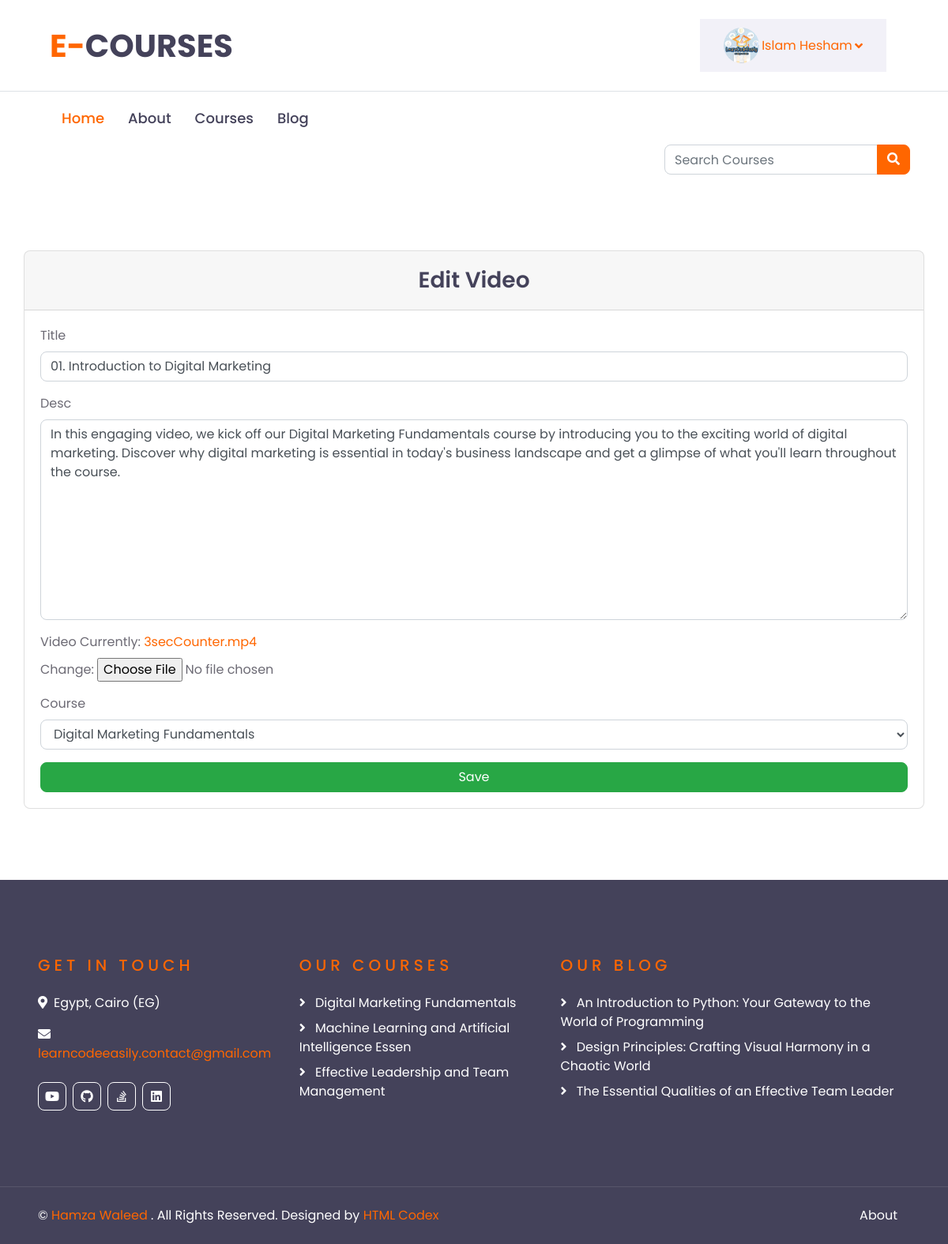
Page /course/video/update/1/ (signed in) on the committed database.
### academy_courses/models.py (models this page shows, shortened)
class Video(models.Model):
    title = models.CharField(max_length=100)
    desc = models.TextField(max_length=1000)
    video = models.FileField(validators=[FileExtensionValidator(allowed_extensions=['mov','avi','mp4','webm','mkv', 'wmv', 'ogg'])])
    created_at = models.DateTimeField(auto_now_add=True)
    course = models.ForeignKey(Course, on_delete=models.CASCADE)
    updated_at = models.DateTimeField(auto_now=True)

class Urls(models.Model):
    title = models.CharField(max_length=30, default="My Urls")
    icon = models.CharField(
        default='Select an icon',
        choices=SOCIAL_MEDIA_ICONS,
        max_length=100
    )
    url = models.URLField()

class Course(models.Model):
    name = models.CharField(max_length=50)
    description = models.TextField(max_length=5000)
    price = models.FloatField()
    hour = models.IntegerField()
    min = models.IntegerField()
    image = models.ImageField()
    created_at = models.DateTimeField(auto_now_add=True)
    updated_at = models.DateTimeField(auto_now=True)
    def __str__(self):
        return self.name

### academy_blog/models.py (models this page shows, shortened)
class Article(models.Model):
    cover_image = models.ImageField()
    category = models.ForeignKey(Category, on_delete=models.PROTECT)
    title = models.CharField(max_length=100)
    subject = HTMLField(max_length=10000)
    created_at = models.DateTimeField(auto_now_add=True)
    updated_at = models.DateTimeField(auto_now=True)

### academy_courses/views.py (the view, shortened to what this page needs)
# urls.py: path('course/video/update/<int:pk>/', views.VideoUpdateView.as_view(), name='video_update'),
class VideoUpdateView(LoginRequiredMixin, UpdateView):
    model = Video
    form_class = VideoForm
    template_name = 'video/update.html'

### academy_courses/forms.py
class VideoForm(forms.ModelForm):
    class Meta:
        model = Video
        fields = ['title', 'desc', 'video', 'course']
        widgets = {
            'title': forms.TextInput(attrs=field_attrs),
            'desc': forms.Textarea(attrs=field_attrs),
            'course': forms.Select(attrs=field_attrs),
        }

### academy_courses/custom_context_proccessor.py (called while the page is built)
def slider_footer(request):
    course = Course.objects.all()[:20]
    opinion = Opinion.objects.all()
    url = Urls.objects.all()
    article = Article.objects.all()[:20]
    return {
        'courses': course,
        'opinions': opinion,
        'urls': url,
        'arts': article
    }

def category(request):
    cat = Category.objects.all()
    latest_article = Article.objects.order_by('-created_at')[:10]
    return {
        'cats': cat,
        'la_ar': latest_article,
    }

def slider_image(request):
    image = Slider.objects.first()
    return {
        'slide': image,
    }

### academy_courses/templates/video/update.html (shortened to what this page needs)
{% extends 'base.html' %}
{% load i18n %}
{% block content %}
    <div class="container">
        <div class="row justify-content-md-center">
            <div class="card col-md-12 px-0">
                <div class="card-header text-center">
                    <h3 class="mb-0 py-2">{% trans 'Edit Video' %}</h3>
                </div>
                <div class="card-body">
                    <form method="post" enctype="multipart/form-data">
                        {% for field in form %}
                            <div class="mb-3">
                                <label class="form-label">{{ field.label }}</label>
                                {{ field }}
                            </div>
                        {% endfor %}
                        <div class="d-grid gap-2">
                            <button type="submit" class="btn btn-success btn-block">
                                {% translate 'Save' %}
                            </button>
                        </div>
                    </form>
                </div>
            </div>
        </div>
    </div>
{% endblock content %}

### academy_courses/templates/partials/header.html (shortened to what this page needs)
{% load i18n %}
{% load static %}
<div class="container-fluid d-none d-lg-block">
    <div class="row align-items-center py-4 px-xl-5">
        <div class="col-lg-3">
            <a href="/" class="text-decoration-none">
                <h1 class="m-0"><span class="text-primary">{% trans 'E-' %}</span>{% trans 'COURSES' %}</h1>
            </a>
        </div>
        {% if user.is_authenticated %}
            <div class="col-lg-9 d-flex align-items-center justify-content-end">
                <div class="col-lg-4 d-none d-lg-block">
                    <a class="d-flex align-items-center justify-content-between bg-secondary w-100 text-decoration-none" data-toggle="collapse" href="#navbar-vertical" style="height: 67px; padding: 0 30px;">
                        <input type="image" id="myimage"  style="height:45px;width:45px;border-radius: 50%;" src="{{ user.profile.profile_image.url }}" />
                        <p class="text-primary m-0">
                            {{ user.first_name }}  {{ user.last_name }}
                        </p>
                        <i class="fa fa-angle-down text-primary"></i>
                    </a>
                </div>
            </div>
        {% else %}
            <div class="col-lg-9 d-flex align-items-center justify-content-end">
                <a class="btn btn-dark py-2 px-4 d-none d-lg-block" href="{% url 'register' %}">{% trans 'Join Now' %}</a>
                <a class="btn btn-outline-primary py-2 px-4 ml-2 d-none d-lg-block" href="{% url 'login' %}">{% trans 'Login' %}</a>
            </div>
        {% endif %}
    </div>
</div>
<div class="container-fluid">
    <div class="row border-top px-xl-5">
        <div class="col-lg-9">
            <nav class="navbar navbar-expand-lg bg-light navbar-light py-3 py-lg-0 px-0">
                <div class="collapse navbar-collapse justify-content-between" id="navbarCollapse">
                    <div class="navbar-nav py-0">
                        <a href="/" class="nav-item nav-link active"> {% trans 'Home' %} </a>
                        <a href="{% url 'about' %}" class="nav-item nav-link"> {% trans 'About' %} </a>
                        <a href="{% url 'course' %}" class="nav-item nav-link"> {% trans 'Courses' %} </a>
                        <a href="{% url 'article_view' %}" class="nav-item nav-link"> {% trans 'Blog' %} </a>
                    </div>
                </div>
            </nav>
        </div>
        <form action="{% url 'course' %}" class="form-inline ml-auto px-lg-0">
            <div class="input-group">
                <input
                    value="{{ request.GET.query }}"
                    name="query"
                    type="text"
                    class="form-control"
                    style="width: 270px;"
                    placeholder="{% translate 'Search Courses' %}"
                />
                <div class="input-group-append">
                    <button class="btn btn-primary" type="submit">
                        <i class="fa fa-search"></i>
                    </button>
                </div>
            </div>
        </form>
    </div>
</div>

### academy_courses/templates/partials/footer.html
{% load i18n %}
<div class="container-fluid bg-dark text-white py-5 px-sm-3 px-lg-5" style="margin-top: 90px;">
    <div class="row pt-5">
        <div class="col-lg-7 col-md-12">
            <div class="row">
                <div class="col-md-6 mb-5">
                    <h5 class="text-primary text-uppercase mb-4" style="letter-spacing: 5px;">{% trans 'Get In Touch' %}</h5>
                    <p><i class="fa fa-map-marker-alt mr-2"></i>{% trans 'Egypt, Cairo (EG)' %}</p>
                    <p><i class="fa fa-envelope mr-2"></i><a href="javascript:openmail();">learncodeeasily.contact@gmail.com</a></p>
                    <div class="d-flex justify-content-start mt-4">
                        {% for url in urls %}
                            <a class="btn btn-outline-light btn-square mr-2" href="{{ url.url }}"><i class="fab {{ url.icon }}"></i></a>
                        {% endfor %}
                    </div>
                </div>
                <div class="col-md-6 mb-5">
                    <h5 class="text-primary text-uppercase mb-4" style="letter-spacing: 5px;">{% trans 'Our Courses' %}</h5>
                    <div class="d-flex flex-column justify-content-start">
                        {% for course in courses %}
                            <a class="text-white mb-2" href="{% url 'course_list' course.id %}"><i class="fa fa-angle-right mr-2"></i> {{ course.name }} </a>
                        {% endfor %}
                    </div>
                </div>
            </div>
        </div>
        <div class="col-lg-5 col-md-12 mb-5">
            <h5 class="text-primary text-uppercase mb-4" style="letter-spacing: 5px;">{% trans 'Our Blog' %}</h5>
            <div class="d-flex flex-column justify-content-start">
                {% for art in arts %}
                    <a class="text-white mb-2" href="{% url 'article_detail' art.id %}"><i class="fa fa-angle-right mr-2"></i> {{ art.title }} </a>
                {% endfor %}
            </div>
        </div>
    </div>
</div>
<div class="container-fluid bg-dark text-white border-top py-4 px-sm-3 px-md-5" style="border-color: rgba(256, 256, 256, .1) !important;">
    <div class="row">
        <div class="col-lg-6 text-center text-md-left mb-3 mb-md-0">
            <p class="m-0 text-white">&copy; <a href="/">{% trans 'Hamza Waleed' %}</a> {% trans '. All Rights Reserved. Designed by' %}<a href="https://htmlcodex.com"> HTML Codex</a>
            </p>
        </div>
        <div class="col-lg-6 text-center text-md-right">
            <ul class="nav d-inline-flex">
                <li class="nav-item">
                    <a class="nav-link text-white py-0" href="{% url 'about' %}">{% trans 'About' %}</a>
                </li>
            </ul>
        </div>
    </div>
</div>

### rows in the picture
Video: form "01. Introduction to Digital Marketing" "In this engaging video, we kick off our Digital Marketing Fundamentals course by introducing you to the exciting world of digital marketing. Discover why digital marketing is essential in today's business landscape and get a glimpse of what you'll learn throughout the course." "Digital Marketing Fundamentals"
Course: name "Digital Marketing Fundamentals"
Course: name "Machine Learning and Artificial Intelligence Essen"
Course: name "Effective Leadership and Team Management"
Article: title "An Introduction to Python: Your Gateway to the World of Programming"
Article: title "Design Principles: Crafting Visual Harmony in a Chaotic World"
Article: title "The Essential Qualities of an Effective Team Leader"

### other values in the picture
{{ user.first_name }} "Islam"
{{ user.last_name }} "Hesham"
{{ field.label }} "Title" "Desc" "Video" "Course"
